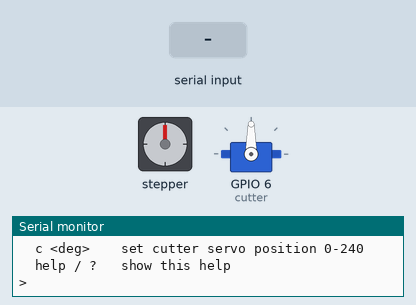
The sketch below on a simulated ESP32. Parts: stepper motor, servo, the last lines printed to the serial monitor. Wiring (inferred from the names in the program): stepper motor driver (200 steps per turn assumed): step GPIO 2; direction GPIO 3; enable GPIO 1. The inputs (shaded band) are chosen by the test bench.

Above: at 1.7 s.
1.8 s: "j90\n" received over Serial
At 5.4 s:
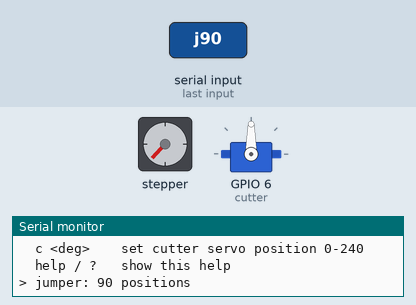
At 10.3 s:
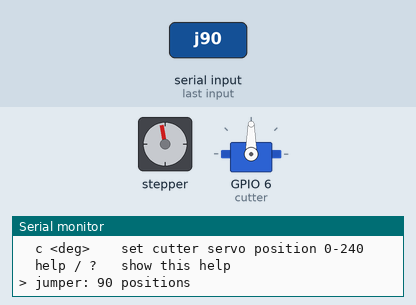
Timing chart, 0 to 25.3 s (numbered marks = the images above; inputs shaded):
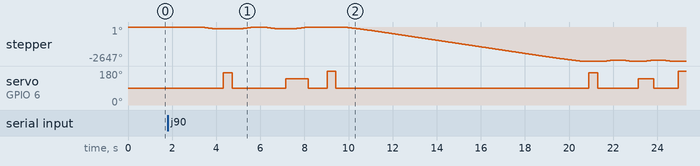

The sketch:

WireHandler.ino
```cpp
#include <ESP32Servo.h>

Servo cutter;

const int enPin = D0;
const int stepPin = D1;
const int dirPin = D2;
const float stepsPerMm = 500.0f/82.0f;

// --- trapezoidal motion profile (tune these to your motor/load) ---
const unsigned long minStepDelayUs   = 7000;   // step interval at cruise (fastest)
const unsigned long startStepDelayUs = 9000;  // step interval at start/stop (slowest)
const long accelSteps                = 200;   // steps spent ramping up (and down)

const int openPos  = 90;   // blade retracted, clear of the wire (TUNE THIS)
const int stripPos = 172;   // partial cut to score insulation
const int pullPos = 140;    // position the cutter to pull insulation from the wire
const int cutPos   = 180;   // full cut to sever the wire
const int cutDwellMs = 400; // time for the servo/blade to reach position

String cmdBuffer = "";

void enableMotor() {
  digitalWrite(enPin,LOW);
  delay(1500);             // let the driver wake up before stepping
}

void disableMotor() {
  delay(500);              // let the last step settle before cutting power
  digitalWrite(enPin,HIGH);
}

// step the motor; caller must enable the driver first (see enableMotor)
void move(float mm,bool forward) {
  long steps = (long)roundf(stepsPerMm*mm);
  if (steps <= 0) return;

  digitalWrite(dirPin, forward?LOW:HIGH);

  // ramp over accelSteps at each end; for short moves the ramp is
  // clamped to half the move so it stays triangular (no cruise phase)
  long ramp = accelSteps;
  if (ramp > steps/2) ramp = steps/2;
  unsigned long delta = startStepDelayUs - minStepDelayUs;

  for(long x = 0; x < steps; x++) {
    unsigned long d;
    if (x < ramp) {
      d = startStepDelayUs - (delta * x) / ramp;            // accelerating
    } else if (x >= steps - ramp) {
      long k = steps - 1 - x;                               // steps remaining
      d = startStepDelayUs - (delta * k) / ramp;            // decelerating
    } else {
      d = minStepDelayUs;                                   // cruising
    }

    digitalWrite(stepPin, HIGH);
    delayMicroseconds(5);
    digitalWrite(stepPin, LOW);
    delayMicroseconds(d);
  }
}

// drive the cutter to a position, then retract to open
void cut(int pos) {
  delay(cutDwellMs);
  cutter.write(pos);
  delay(cutDwellMs);
  cutter.write(openPos);
  delay(cutDwellMs);
}

void strip(float mm) {
  delay(cutDwellMs);
  cutter.write(stripPos);
  delay(cutDwellMs);
  cutter.write(openPos);
  delay(cutDwellMs);
  move(mm,false);
  delay(cutDwellMs);
  move(mm,true);
  delay(cutDwellMs);
  cutter.write(pullPos);
  delay(cutDwellMs);
  move(mm,false);
  cutter.write(openPos);
  delay(cutDwellMs);
}

void printHelp() {
  Serial.println();
  Serial.println(F("WireHandler serial console"));
  Serial.println(F("Commands:"));
  Serial.println(F("  mm <n>     move <n> millimetres"));
  Serial.println(F("  in <n>     move <n> inches"));
  Serial.println(F("  j <len>    feed a breadboard jumper of <len>"));
  Serial.println(F("  c <deg>    set cutter servo position 0-240"));
  Serial.println(F("  help / ?   show this help"));
  Serial.print(F("> "));
}

void handleCommand(String cmd) {
  cmd.trim();
  if (cmd.length() == 0) { Serial.print(F("> ")); return; }

  if (cmd.equalsIgnoreCase("help") || cmd == "?") {
    printHelp();
    return;
  }

  if (cmd.startsWith("c")) {
    // cutter servo absolute position, 0-240 degrees
    String arg = cmd.substring(1);
    arg.trim();
    char *end;
    long pos = strtol(arg.c_str(), &end, 10);
    if (end == arg.c_str()) {
      Serial.println(F("? expected an angle 0-240, e.g. 'c 90'"));
      Serial.print(F("> "));
      return;
    }
    pos = constrain(pos, 0, 240);
    cutter.write(pos);
    Serial.print(F("cutter -> "));
    Serial.print(pos);
    Serial.println(F(" deg"));
    Serial.print(F("> "));
    return;
  }

  if (cmd.startsWith("j")) {
    // jumper: feed a 0.25" leg, strip, feed the body (len positions at
    // 0.1" pitch), strip, feed another 0.25" leg, then sever
    String arg = cmd.substring(1);
    arg.trim();
    char *end;
    long len = strtol(arg.c_str(), &end, 10);
    if (end == arg.c_str()) {
      Serial.println(F("? expected an integer length, e.g. 'j 10'"));
      Serial.print(F("> "));
      return;
    }
    float legMm  = 0.25f * 25.4f;         // 0.25" leg at each end
    float bodyMm = len * 0.1f * 25.4f;    // len positions at 0.1" pitch

    Serial.print(F("jumper: "));
    Serial.print(len);
    Serial.println(F(" positions"));

    enableMotor();        // hold the driver enabled for the whole sequence
    /*
    move(legMm,true);    // first leg
    cut(stripPos);        // strip near end
    move(bodyMm,true);   // jumper body
    cut(stripPos);        // strip far end
    move(legMm,true);    // second leg
    cut(cutPos);          // sever the finished jumper
    */
    move(legMm*2,true);    // first leg
    strip(legMm*2);
    move(1,true);
    cut(cutPos);
    move(legMm*2+bodyMm-1,true);   // jumper body
    strip(legMm);
    move(legMm,true);    // second leg
    cut(cutPos);          // sever the finished jumper

    disableMotor();

    Serial.println(F("jumper done (motor disabled)"));
    Serial.print(F("> "));
    return;
  }

  float mm;

  if (cmd.startsWith("mm") || cmd.startsWith("in")) {
    // distance in millimetres ("mm") or inches ("in"); sign selects direction
    float scale = cmd.startsWith("in") ? 25.4f : 1.0f;
    String arg = cmd.substring(2);
    arg.trim();
    char *end;
    float value = strtof(arg.c_str(), &end);
    if (end == arg.c_str()) {
      Serial.println(F("? expected a distance, e.g. 'mm 50' or 'in 2'"));
      Serial.print(F("> "));
      return;
    }
    mm = value * scale;
  } else {
    Serial.print(F("? unknown command: "));
    Serial.println(cmd);
    Serial.print(F("> "));
    return;
  }

  bool forward = mm >= 0;
  float dist = fabsf(mm);

  Serial.print(F("moving "));
  Serial.print(dist);
  Serial.print(F(" mm "));
  Serial.println(forward ? F("forward") : F("backward"));

  enableMotor();
  move(dist, forward);
  disableMotor();

  Serial.println(F("done (motor disabled)"));
  Serial.print(F("> "));
}

void setup() {
  pinMode(enPin,OUTPUT);
  pinMode(stepPin,OUTPUT);
  pinMode(dirPin,OUTPUT);

  digitalWrite(enPin,HIGH);             // start with the driver disabled

	ESP32PWM::allocateTimer(0);
	ESP32PWM::allocateTimer(1);
	ESP32PWM::allocateTimer(2);
	ESP32PWM::allocateTimer(3);
	cutter.setPeriodHertz(50);    // standard 50 hz servo
	cutter.attach(D5, 500, 2600); // attaches the servo on pin 18 to the servo object
	cutter.write(openPos);        // start with the blade retracted

  Serial.begin(115200);
  delay(500);                           // give the USB serial port time to come up
  printHelp();
}

void loop() {
  while (Serial.available()) {
    char c = Serial.read();
    if (c == '\n' || c == '\r') {
      if (cmdBuffer.length() > 0) {
        handleCommand(cmdBuffer);
        cmdBuffer = "";
      }
    } else {
      cmdBuffer += c;
    }
  }
}
```

Measured:
- after the input at 1.8 s, stepper: turns 138° counter-clockwise in 0.62 s, then 138° clockwise in 0.62 s, then 138° counter-clockwise in 0.62 s, then 138° clockwise in 0.62 s, and so on; servo on GPIO 6 (cutter): 90° → 172° after 2.5 s, → 90° 0.40 s later, → 140° 2.4 s later, → 90° 1.0 s later, … (11 changes in this stretch)
